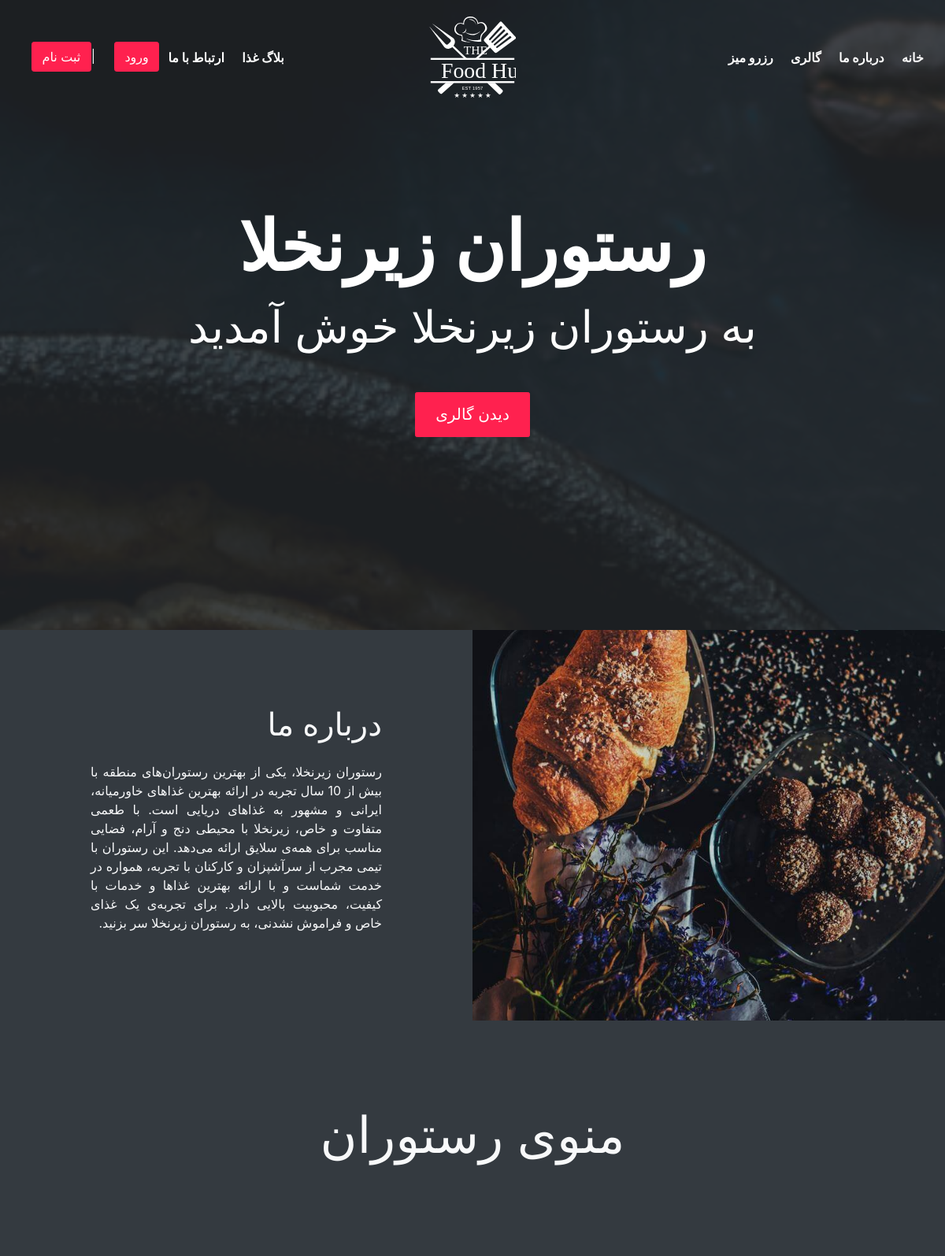
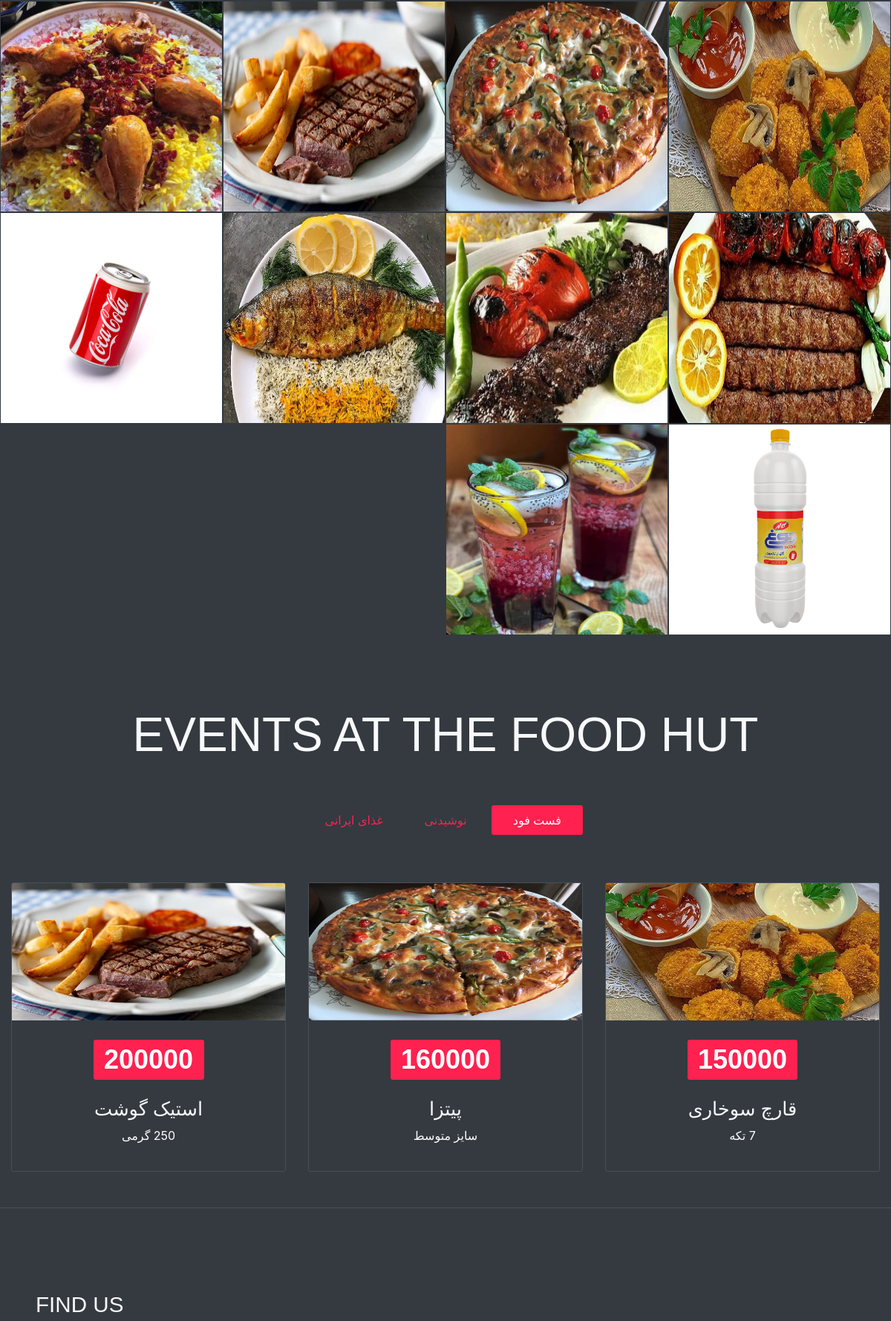
The page / (upper part) on the database its author committed (2 pictures, top to bottom).
### webs/models.py (models this page shows, shortened)
class Food(models.Model):
    FOODS = [
        ('iranifood', 'غذای ایرانی'),
        ('fastfood', 'فست فود'),
        ('juices', 'نوشیدنی'),
    ]
    name = models.CharField(max_length=100, verbose_name='نام غذا' )
    text = models.CharField(_('توضیحات'), max_length=100)
    price = models.IntegerField(default=100000, verbose_name='قیمت')
    time = models.IntegerField(default=2, verbose_name='زمان آماده سازی')
    created = models.DateTimeField(auto_now_add=True, verbose_name='تاریخ انتشار')
    image = models.ImageField(upload_to='webs/', verbose_name='عکس غذا')
    type_food = models.CharField(max_length=20, choices=FOODS, default='fastfood', verbose_name='نوع غذا')

### webs/views.py (the view)
# urls.py: path('', show, name='home'),
def show(request):
    posts = Food.objects.all()
    context = {'posts': posts}
    return render(request, 'webs/index.html', context)

### webs/templates/webs/index.html (shortened to what this page needs)
{% extends 'base.html' %}
{% load static %}
{% block header %}
    {% include 'header.html' %}
{% endblock header %}
{% block content %}
    <div id="about" class="container-fluid wow fadeIn" id="about"data-wow-duration="1.5s">
        <div class="row">
            <div class="col-lg-6 has-img-bg"></div>
            <div class="col-lg-6">
                <div class="row justify-content-center">
                    <div class="col-sm-8 py-5 my-5">
                        <h2 class="mb-4" style="text-align: right;">درباره ما</h2>
                        <p style="text-align: justify;">رستوران زیرنخلا، یکی از بهترین رستوران‌های منطقه با بیش از 10 سال تجربه در ارائه بهترین غذاهای خاورمیانه، ایرانی و مشهور به غذاهای دریایی است. با طعمی متفاوت و خاص، زیرنخلا با محیطی دنج و آرام، فضایی مناسب برای همه‌ی سلایق ارائه می‌دهد. این رستوران با تیمی مجرب از سرآشپزان و کارکنان با تجربه، همواره در خدمت شماست و با ارائه بهترین غذاها و خدمات با کیفیت، محبوبیت بالایی دارد. برای تجربه‌ی یک غذای خاص و فراموش نشدنی، به رستوران زیرنخلا سر بزنید.</p>
                    </div>
                </div>
            </div>
        </div>
    </div>
    <div id="gallary" class="text-center bg-dark text-light has-height-md middle-items wow fadeIn">
        <h2 class="section-title">منوی رستوران</h2>
    </div>
    <div class="gallary row">
        {% for post in posts %}
        <div class="col-sm-6 col-lg-3 gallary-item wow fadeIn">
            <img src="{{ post.image.url }}" alt="" class="gallary-img" height="282.917px" width="282.917px">
        </div>
        {% endfor %}
    </div>
    <div id="blog" class="container-fluid bg-dark text-light py-5 text-center wow fadeIn">
        <h2 class="section-title py-5">EVENTS AT THE FOOD HUT</h2>
        <div class="row justify-content-center">
            <div class="col-sm-7 col-md-4 mb-5">
                <ul class="nav nav-pills nav-justified mb-3" id="pills-tab" role="tablist">
                    <li class="nav-item">
                        <a class="nav-link active" id="pills-home-tab" data-toggle="pill" href="#foods" role="tab" aria-controls="pills-home" aria-selected="true">فست فود</a>
                    </li>
                    <li class="nav-item">
                        <a class="nav-link" id="pills-profile-tab" data-toggle="pill" href="#juices" role="tab" aria-controls="pills-profile" aria-selected="false">نوشیدنی</a>
                    </li>
                    <li class="nav-item">
                        <a class="nav-link" id="pills-profile-tab" data-toggle="pill" href="#iranifood" role="tab" aria-controls="pills-profile" aria-selected="false">غذای ایرانی</a>
                    </li>
                </ul>
            </div>
        </div>
        <div class="tab-content" id="pills-tabContent">
            <div class="tab-pane fade show active" id="foods" role="tabpanel" aria-labelledby="pills-home-tab">
                <div class="row">
                    {% for post in posts %}
                        {% if 'fastfood' in post.type_food %}
                            <div class="col-md-4">
                                <div class="card bg-transparent border my-3 my-md-0">
                                    <img src="{{ post.image.url }}" width="347.983px" height="185.317px" alt="" class="rounded-0 card-img-top mg-responsive">
                                    <div class="card-body">
                                        <h1 class="text-center mb-4"><a href="{{ post.id }}" class="badge badge-primary">{{ post.price }}</a></h1>
                                        <h4 class="pt20 pb20">{{ post.name }}</h4>
                                        <p class="text-white">{{ post.text }}</p>
                                    </div>
                                </div>
                            </div>
                        {% endif %}
                    {% endfor %}
                </div>
            </div>
        </div>
    </div>
    <div id="contact" class="container-fluid bg-dark text-light border-top wow fadeIn">
        <div class="row">
            <div class="col-md-6 px-0">
                <div id="map" style="width: 100%; height: 100%; min-height: 400px"></div>
            </div>
            <div class="col-md-6 px-5 has-height-lg middle-items">
                <h3>FIND US</h3>
            </div>
        </div>
    </div>
{% endblock content %}

### templates/base.html (shortened to what this page needs)
{% load static %}
<!DOCTYPE html>
<html lang="en">
    <head>
        <link rel="stylesheet" href="{% static 'assets/vendors/themify-icons/css/themify-icons.css' %}">
        <link rel="stylesheet" href="{% static 'assets/vendors/animate/animate.css' %}">
        <link rel="stylesheet" href="{% static 'assets/css/foodhut.css' %}">
    </head>
    <body data-spy="scroll" data-target=".navbar" data-offset="40" id="home" style="direction: rtl;">
        <nav class="custom-navbar navbar navbar-expand-lg navbar-dark fixed-top" data-spy="affix" data-offset-top="10">
            <div class="collapse navbar-collapse" id="navbarSupportedContent">
                <ul class="navbar-nav">
                    <li class="nav-item">
                        <a class="nav-link" href="{% url 'home' %}">خانه</a>
                    </li>
                    <li class="nav-item">
                        <a class="nav-link" href="#about">درباره ما</a>
                    </li>
                    <li class="nav-item">
                        <a class="nav-link" href="#gallary">گالری</a>
                    </li>
                    <li class="nav-item">
                        <a class="nav-link" href="{% url 'reserve:reserve' %}">رزرو میز</a>
                    </li>
                </ul>
                <a class="navbar-brand m-auto" href="#">
                    <img src="assets/imgs/logo.svg" class="brand-img" alt="">
                </a>
                <ul class="navbar-nav">
                    <li class="nav-item">
                        <a class="nav-link" href="#blog">بلاگ غذا<span class="sr-only">(current)</span></a>
                    </li>
                    <li class="nav-item">
                        <a class="nav-link" href="#contact">ارتباط با ما</a>
                    </li>
                    <li class="nav-item">
                        {% if user.is_authenticated %}
                            <b style="color:red;"> welcome {{ user.username }}</b>|<a href="{% url 'logout' %}" class="btn btn-primary ml-xl-2">خروج</a>
                        {% else %}
                            <a href="{% url 'login' %}" class="btn btn-primary ml-xl-4">ورود</a>|<a href="{% url 'accounts:signup' %}" class="btn btn-primary ml-xl-4">ثبت نام</a>
                        {% endif %}
                    </li>
                </ul>
            </div>
        </nav>
        {% block header %} {% endblock header %}
    {% block content %} {% endblock content %}
</body>
</html>

### templates/header.html
<header id="home" class="header">
    <div class="overlay text-white text-center">
        <h1 class="display-2 font-weight-bold my-3">رستوران زیرنخلا</h1>
        <h2 class="display-4 mb-5">به رستوران زیرنخلا خوش آمدید </h2>
        <a class="btn btn-lg btn-primary" href="#gallary">دیدن گالری</a>
    </div>
</header>

### rows shown on the page
Food: image (picture), price "150000", name "قارچ سوخاری", text "7 تکه"
Food: image (picture), price "160000", name "پیتزا", text "سایز متوسط"
Food: image (picture), price "200000", name "استیک گوشت", text "250 گرمی"
Food: image (picture)
Food: image (picture)
Food: image (picture)
Food: image (picture)
Food: image (picture)
Food: image (picture)
Food: image (picture)
